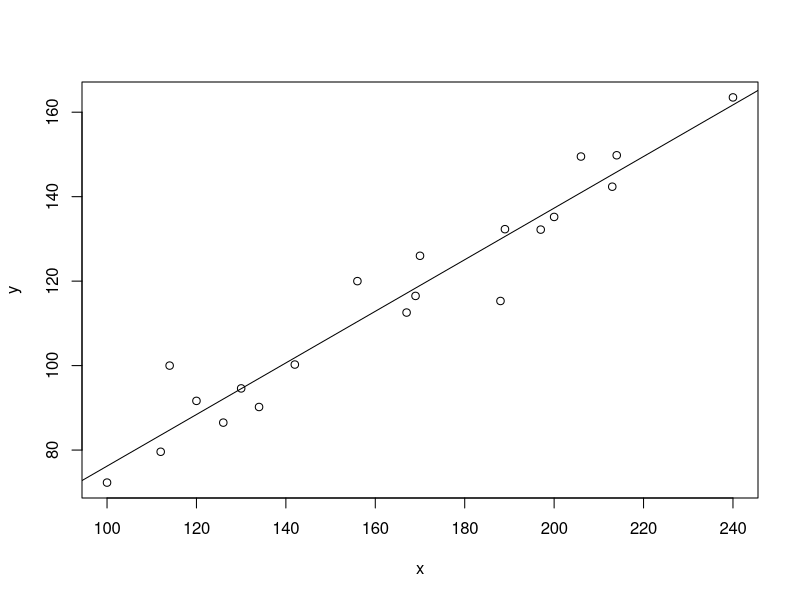

The R script that drew this image:
df = read.csv("example.csv")
y= df$Y
x= df$X
plot(x,y)
library("stats")
#run a simple regression
result= lm(y~x)
summary(result)
qt(0.025,df=19)
pt(-2.09,df=19)
#calculate predicted y when x=250
yhat1=15.11+0.61*250
#more precision
yhat2=result$coefficients[1]+result$coefficients[2]*250
#calculate predicted or fitted values
yhat=result$fitted.values
#calculate the residuals
res=y-yhat
res1=result$residuals
cbind(res,res1)
#plot the fitted line
abline(a=result$coefficients[1],b=result$coefficients[2])
